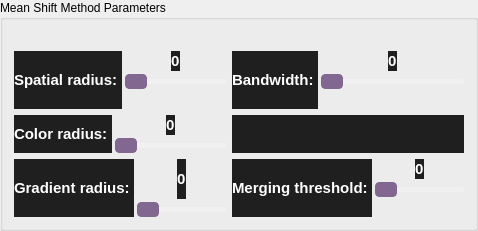
           <widget class="QGroupBox" name="groupBox_15">
            <property name="sizePolicy">
             <sizepolicy hsizetype="Preferred" vsizetype="Fixed">
              <horstretch>0</horstretch>
              <verstretch>0</verstretch>
             </sizepolicy>
            </property>
            <property name="minimumSize">
             <size>
              <width>0</width>
              <height>0</height>
             </size>
            </property>
            <property name="maximumSize">
             <size>
              <width>600</width>
              <height>200</height>
             </size>
            </property>
            <property name="styleSheet">
             <string notr="true">QGroupBox {
background-color: #1f1f1f;
border-radius: 14px;
border: 1.2px solid white;
    font-weight: bold;

}
QGroupBox::title {
    color: white;
    font-weight: bold;

}
background-color: #784B84;
      color: white;
      border: none;
      padding: 5px 10px;
     border: 1.2px solid white;
border-style: outset;
border-radius: 5px;</string>
            </property>
            <property name="title">
             <string>Mean Shift Method Parameters</string>
            </property>
            <layout class="QGridLayout" name="gridLayout_14">
             <item row="5" column="1">
              <widget class="QWidget" name="slidersWidget_6" native="true">
               <property name="styleSheet">
                <string notr="true">border: none;
background-color: #1f1f1f;</string>
               </property>
              </widget>
             </item>
             <item row="2" column="0">
              <layout class="QHBoxLayout" name="horizontalLayout_34">
               <property name="spacing">
                <number>3</number>
               </property>
               <item>
                <widget class="QLabel" name="label1_9">
                 <property name="styleSheet">
                  <string notr="true">color: #ffffff;
font-weight:Bold;
font-size: 15px;
border: none;

background-color: #1f1f1f;
</string>
                 </property>
                 <property name="text">
                  <string>Spatial radius: </string>
                 </property>
                </widget>
               </item>
               <item>
                <layout class="QVBoxLayout" name="verticalLayout_18">
                 <item>
                  <layout class="QHBoxLayout" name="horizontalLayout_12">
                   <item>
                    <spacer name="horizontalSpacer_30">
                     <property name="orientation">
                      <enum>Qt::Horizontal</enum>
                     </property>
                     <property name="sizeHint" stdset="0">
                      <size>
                       <width>40</width>
                       <height>20</height>
                      </size>
                     </property>
                    </spacer>
                   </item>
                   <item>
                    <widget class="QLabel" name="spatialLabel">
                     <property name="styleSheet">
                      <string notr="true">color: #ffffff;
font-weight:Bold;
font-size: 15px;
border: none;

background-color: #1f1f1f;
</string>
                     </property>
                     <property name="text">
                      <string>0</string>
                     </property>
                    </widget>
                   </item>
                   <item>
                    <spacer name="horizontalSpacer_31">
                     <property name="orientation">
                      <enum>Qt::Horizontal</enum>
                     </property>
                     <property name="sizeHint" stdset="0">
                      <size>
                       <width>40</width>
                       <height>20</height>
                      </size>
                     </property>
                    </spacer>
                   </item>
                  </layout>
                 </item>
                 <item>
                  <widget class="QSlider" name="spatialSlider">
                   <property name="cursor">
                    <cursorShape>PointingHandCursor</cursorShape>
                   </property>
                   <property name="toolTip">
                    <string>&lt;html&gt;&lt;head/&gt;&lt;body&gt;&lt;p&gt;&amp;quot;Threshold = max corner response × slider value&lt;/p&gt;&lt;/body&gt;&lt;/html&gt;</string>
                   </property>
                   <property name="styleSheet">
                    <string notr="true">QSlider{
border: none;
}
QSlider::groove {
background: #f0f0f0; /* Color of the track */
border: 0px solid #ffffff; /* Border of the track */
height: 5px; /* Set the height of the track */
border-radius: 1px; /* Round the corners of the track */
}

/* Style for the slider handle (thumb) */
QSlider::handle {
background: #826890; /* Color of the handle */
width: 20px; /* Width of the handle */
height: 10px; /* Height of the handle */
margin: -5px 0; /* Negative margin to center the handle vertically */
border-radius: 4px;
 border: 1px solid #826890;
}

/* Style for the slider handle when pressed */
QSlider::handle:pressed {
background: #584662; /* Color of the handle when pressed */
border: 1px solid #584662; /* Border of the handle when pressed */
}</string>
                   </property>
                   <property name="orientation">
                    <enum>Qt::Horizontal</enum>
                   </property>
                  </widget>
                 </item>
                 <item>
                  <spacer name="horizontalSpacer_12">
                   <property name="orientation">
                    <enum>Qt::Horizontal</enum>
                   </property>
                   <property name="sizeHint" stdset="0">
                    <size>
                     <width>40</width>
                     <height>20</height>
                    </size>
                   </property>
                  </spacer>
                 </item>
                </layout>
               </item>
              </layout>
             </item>
             <item row="6" column="0">
              <layout class="QHBoxLayout" name="horizontalLayout_33">
               <property name="spacing">
                <number>3</number>
               </property>
               <item>
                <widget class="QLabel" name="label1_7">
                 <property name="styleSheet">
                  <string notr="true">color: #ffffff;
font-weight:Bold;
font-size: 15px;
border: none;

background-color: #1f1f1f;
</string>
                 </property>
                 <property name="text">
                  <string>Gradient radius: </string>
                 </property>
                </widget>
               </item>
               <item>
                <layout class="QVBoxLayout" name="verticalLayout_16">
                 <item>
                  <layout class="QHBoxLayout" name="horizontalLayout_10">
                   <item>
                    <spacer name="horizontalSpacer_40">
                     <property name="orientation">
                      <enum>Qt::Horizontal</enum>
                     </property>
                     <property name="sizeHint" stdset="0">
                      <size>
                       <width>40</width>
                       <height>20</height>
                      </size>
                     </property>
                    </spacer>
                   </item>
                   <item>
                    <widget class="QLabel" name="gradientLabel">
                     <property name="styleSheet">
                      <string notr="true">color: #ffffff;
font-weight:Bold;
font-size: 15px;
border: none;

background-color: #1f1f1f;
</string>
                     </property>
                     <property name="text">
                      <string>0</string>
                     </property>
                    </widget>
                   </item>
                   <item>
                    <spacer name="horizontalSpacer_48">
                     <property name="orientation">
                      <enum>Qt::Horizontal</enum>
                     </property>
                     <property name="sizeHint" stdset="0">
                      <size>
                       <width>40</width>
                       <height>20</height>
                      </size>
                     </property>
                    </spacer>
                   </item>
                  </layout>
                 </item>
                 <item>
                  <widget class="QSlider" name="gradientSlider">
                   <property name="cursor">
                    <cursorShape>PointingHandCursor</cursorShape>
                   </property>
                   <property name="styleSheet">
                    <string notr="true">QSlider{
border: none;
}
QSlider::groove {
background: #f0f0f0; /* Color of the track */
border: 0px solid #ffffff; /* Border of the track */
height: 5px; /* Set the height of the track */
border-radius: 1px; /* Round the corners of the track */
}

/* Style for the slider handle (thumb) */
QSlider::handle {
background: #826890; /* Color of the handle */
width: 20px; /* Width of the handle */
height: 10px; /* Height of the handle */
margin: -5px 0; /* Negative margin to center the handle vertically */
border-radius: 4px;
 border: 1px solid #826890;
}

/* Style for the slider handle when pressed */
QSlider::handle:pressed {
background: #584662; /* Color of the handle when pressed */
border: 1px solid #584662; /* Border of the handle when pressed */
}</string>
                   </property>
                   <property name="orientation">
                    <enum>Qt::Horizontal</enum>
                   </property>
                  </widget>
                 </item>
                </layout>
               </item>
              </layout>
             </item>
             <item row="5" column="0">
              <layout class="QHBoxLayout" name="horizontalLayout_27">
               <property name="spacing">
                <number>3</number>
               </property>
               <item>
                <widget class="QLabel" name="label1_8">
                 <property name="styleSheet">
                  <string notr="true">color: #ffffff;
font-weight:Bold;
font-size: 15px;
border: none;

background-color: #1f1f1f;
</string>
                 </property>
                 <property name="text">
                  <string>Color radius: </string>
                 </property>
                </widget>
               </item>
               <item>
                <layout class="QVBoxLayout" name="verticalLayout_17">
                 <item>
                  <layout class="QHBoxLayout" name="horizontalLayout_11">
                   <item>
                    <spacer name="horizontalSpacer_28">
                     <property name="orientation">
                      <enum>Qt::Horizontal</enum>
                     </property>
                     <property name="sizeHint" stdset="0">
                      <size>
                       <width>40</width>
                       <height>20</height>
                      </size>
                     </property>
                    </spacer>
                   </item>
                   <item>
                    <widget class="QLabel" name="colorLabel">
                     <property name="styleSheet">
                      <string notr="true">color: #ffffff;
font-weight:Bold;
font-size: 15px;
border: none;

background-color: #1f1f1f;
</string>
                     </property>
                     <property name="text">
                      <string>0</string>
                     </property>
                    </widget>
                   </item>
                   <item>
                    <spacer name="horizontalSpacer_29">
                     <property name="orientation">
                      <enum>Qt::Horizontal</enum>
                     </property>
                     <property name="sizeHint" stdset="0">
                      <size>
                       <width>40</width>
                       <height>20</height>
                      </size>
                     </property>
                    </spacer>
                   </item>
                  </layout>
                 </item>
                 <item>
                  <widget class="QSlider" name="colorSlider">
                   <property name="cursor">
                    <cursorShape>PointingHandCursor</cursorShape>
                   </property>
                   <property name="toolTip">
                    <string>&lt;html&gt;&lt;head/&gt;&lt;body&gt;&lt;p&gt;&amp;quot;Threshold = max corner response × slider value&lt;/p&gt;&lt;/body&gt;&lt;/html&gt;</string>
                   </property>
                   <property name="styleSheet">
                    <string notr="true">QSlider{
border: none;
}
QSlider::groove {
background: #f0f0f0; /* Color of the track */
border: 0px solid #ffffff; /* Border of the track */
height: 5px; /* Set the height of the track */
border-radius: 1px; /* Round the corners of the track */
}

/* Style for the slider handle (thumb) */
QSlider::handle {
background: #826890; /* Color of the handle */
width: 20px; /* Width of the handle */
height: 10px; /* Height of the handle */
margin: -5px 0; /* Negative margin to center the handle vertically */
border-radius: 4px;
 border: 1px solid #826890;
}

/* Style for the slider handle when pressed */
QSlider::handle:pressed {
background: #584662; /* Color of the handle when pressed */
border: 1px solid #584662; /* Border of the handle when pressed */
}</string>
                   </property>
                   <property name="orientation">
                    <enum>Qt::Horizontal</enum>
                   </property>
                  </widget>
                 </item>
                </layout>
               </item>
              </layout>
             </item>
             <item row="0" column="0">
              <spacer name="horizontalSpacer_13">
               <property name="orientation">
                <enum>Qt::Horizontal</enum>
               </property>
               <property name="sizeHint" stdset="0">
                <size>
                 <width>40</width>
                 <height>20</height>
                </size>
               </property>
              </spacer>
             </item>
             <item row="2" column="1">
              <layout class="QHBoxLayout" name="horizontalLayout_39">
               <property name="spacing">
                <number>3</number>
               </property>
               <item>
                <widget class="QLabel" name="label1_11">
                 <property name="styleSheet">
                  <string notr="true">color: #ffffff;
font-weight:Bold;
font-size: 15px;
border: none;

background-color: #1f1f1f;
</string>
                 </property>
                 <property name="text">
                  <string>Bandwidth: </string>
                 </property>
                </widget>
               </item>
               <item>
                <layout class="QVBoxLayout" name="verticalLayout_22">
                 <item>
                  <layout class="QHBoxLayout" name="horizontalLayout_16">
                   <item>
                    <spacer name="horizontalSpacer_51">
                     <property name="orientation">
                      <enum>Qt::Horizontal</enum>
                     </property>
                     <property name="sizeHint" stdset="0">
                      <size>
                       <width>40</width>
                       <height>20</height>
                      </size>
                     </property>
                    </spacer>
                   </item>
                   <item>
                    <widget class="QLabel" name="bandwidthLabel">
                     <property name="styleSheet">
                      <string notr="true">color: #ffffff;
font-weight:Bold;
font-size: 15px;
border: none;

background-color: #1f1f1f;
</string>
                     </property>
                     <property name="text">
                      <string>0</string>
                     </property>
                    </widget>
                   </item>
                   <item>
                    <spacer name="horizontalSpacer_52">
                     <property name="orientation">
                      <enum>Qt::Horizontal</enum>
                     </property>
                     <property name="sizeHint" stdset="0">
                      <size>
                       <width>40</width>
                       <height>20</height>
                      </size>
                     </property>
                    </spacer>
                   </item>
                  </layout>
                 </item>
                 <item>
                  <widget class="QSlider" name="bandwidthSlider">
                   <property name="cursor">
                    <cursorShape>PointingHandCursor</cursorShape>
                   </property>
                   <property name="toolTip">
                    <string>&lt;html&gt;&lt;head/&gt;&lt;body&gt;&lt;p&gt;&amp;quot;Threshold = max corner response × slider value&lt;/p&gt;&lt;/body&gt;&lt;/html&gt;</string>
                   </property>
                   <property name="styleSheet">
                    <string notr="true">QSlider{
border: none;
}
QSlider::groove {
background: #f0f0f0; /* Color of the track */
border: 0px solid #ffffff; /* Border of the track */
height: 5px; /* Set the height of the track */
border-radius: 1px; /* Round the corners of the track */
}

/* Style for the slider handle (thumb) */
QSlider::handle {
background: #826890; /* Color of the handle */
width: 20px; /* Width of the handle */
height: 10px; /* Height of the handle */
margin: -5px 0; /* Negative margin to center the handle vertically */
border-radius: 4px;
 border: 1px solid #826890;
}

/* Style for the slider handle when pressed */
QSlider::handle:pressed {
background: #584662; /* Color of the handle when pressed */
border: 1px solid #584662; /* Border of the handle when pressed */
}</string>
                   </property>
                   <property name="orientation">
                    <enum>Qt::Horizontal</enum>
                   </property>
                  </widget>
                 </item>
                 <item>
                  <spacer name="horizontalSpacer_24">
                   <property name="orientation">
                    <enum>Qt::Horizontal</enum>
                   </property>
                   <property name="sizeHint" stdset="0">
                    <size>
                     <width>40</width>
                     <height>20</height>
                    </size>
                   </property>
                  </spacer>
                 </item>
                </layout>
               </item>
              </layout>
             </item>
             <item row="6" column="1">
              <layout class="QHBoxLayout" name="horizontalLayout_41">
               <property name="spacing">
                <number>3</number>
               </property>
               <item>
                <widget class="QLabel" name="label1_13">
                 <property name="styleSheet">
                  <string notr="true">color: #ffffff;
font-weight:Bold;
font-size: 15px;
border: none;

background-color: #1f1f1f;
</string>
                 </property>
                 <property name="text">
                  <string>Merging threshold: </string>
                 </property>
                </widget>
               </item>
               <item>
                <layout class="QVBoxLayout" name="verticalLayout_24">
                 <item>
                  <layout class="QHBoxLayout" name="horizontalLayout_20">
                   <item>
                    <spacer name="horizontalSpacer_55">
                     <property name="orientation">
                      <enum>Qt::Horizontal</enum>
                     </property>
                     <property name="sizeHint" stdset="0">
                      <size>
                       <width>40</width>
                       <height>20</height>
                      </size>
                     </property>
                    </spacer>
                   </item>
                   <item>
                    <widget class="QLabel" name="mergingLabel">
                     <property name="styleSheet">
                      <string notr="true">color: #ffffff;
font-weight:Bold;
font-size: 15px;
border: none;

background-color: #1f1f1f;
</string>
                     </property>
                     <property name="text">
                      <string>0</string>
                     </property>
                    </widget>
                   </item>
                   <item>
                    <spacer name="horizontalSpacer_56">
                     <property name="orientation">
                      <enum>Qt::Horizontal</enum>
                     </property>
                     <property name="sizeHint" stdset="0">
                      <size>
                       <width>40</width>
                       <height>20</height>
                      </size>
                     </property>
                    </spacer>
                   </item>
                  </layout>
                 </item>
                 <item>
                  <widget class="QSlider" name="mergingSlider">
                   <property name="cursor">
                    <cursorShape>PointingHandCursor</cursorShape>
                   </property>
                   <property name="toolTip">
                    <string>&lt;html&gt;&lt;head/&gt;&lt;body&gt;&lt;p&gt;&amp;quot;Threshold = max corner response × slider value&lt;/p&gt;&lt;/body&gt;&lt;/html&gt;</string>
                   </property>
                   <property name="styleSheet">
                    <string notr="true">QSlider{
border: none;
}
QSlider::groove {
background: #f0f0f0; /* Color of the track */
border: 0px solid #ffffff; /* Border of the track */
height: 5px; /* Set the height of the track */
border-radius: 1px; /* Round the corners of the track */
}

/* Style for the slider handle (thumb) */
QSlider::handle {
background: #826890; /* Color of the handle */
width: 20px; /* Width of the handle */
height: 10px; /* Height of the handle */
margin: -5px 0; /* Negative margin to center the handle vertically */
border-radius: 4px;
 border: 1px solid #826890;
}

/* Style for the slider handle when pressed */
QSlider::handle:pressed {
background: #584662; /* Color of the handle when pressed */
border: 1px solid #584662; /* Border of the handle when pressed */
}</string>
                   </property>
                   <property name="orientation">
                    <enum>Qt::Horizontal</enum>
                   </property>
                  </widget>
                 </item>
                 <item>
                  <spacer name="horizontalSpacer_5">
                   <property name="orientation">
                    <enum>Qt::Horizontal</enum>
                   </property>
                   <property name="sizeHint" stdset="0">
                    <size>
                     <width>40</width>
                     <height>20</height>
                    </size>
                   </property>
                  </spacer>
                 </item>
                </layout>
               </item>
              </layout>
             </item>
            </layout>
           </widget>
